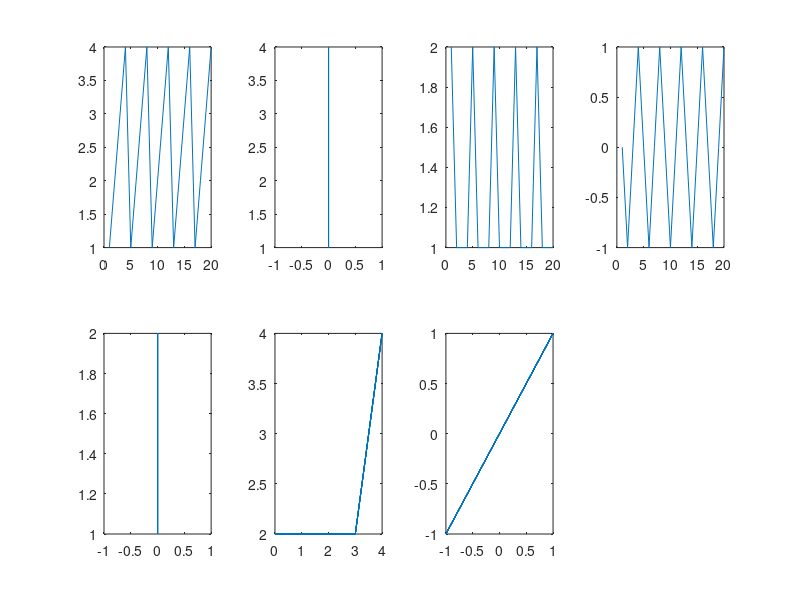

Reproduce this figure in MATLAB.
s = [...
   1 2 3 4;
   1i 2i 3i 4i;
   2 1 1 1;
   0 -1 0 1;
   2i 1i 1i 1i;
   (4 + 4i) (3 + 2i) (0 + 2i) (3 + 2i);
   0 (1 + 1i) 0 (-1 - 1i)
]

for i=1:size(s,1)
    F = fft(repmat(s(i,:), [1, 40]));
    subplot(2,4,i);
    plot(repmat(s(i,:), [1, 5]));
end